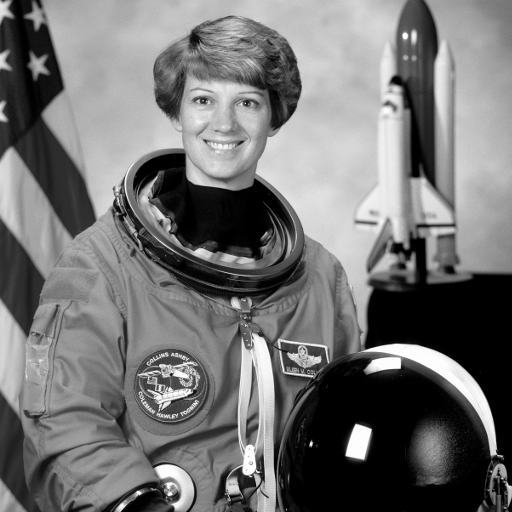
#> input picture data/astronaut.png, 512 x 512 px
$ jupyter execute --allow-errors task3.ipynb   (shell and % lines are left out)
#> lines starting #> are read from the running program, lines starting #| are printed output that depends on the picture
# <a id="#">Task 3 – Mean, median, and Gaussian filtering</a>

[cell 1]
import numpy
import matplotlib.pyplot as plt

---

## Linear filtering by convolution (mean filter)

**<a id="#">Task 3.1.1.</a>** Load the image `data/astronaut.png` and show it:

[cell 2]
astr = plt.imread("data/astronaut.png")
#> astr is the input picture: shape (512, 512) float32; min 0, max 1, mean 0.451
plt.figure()
plt.imshow(astr, "gray")
plt.colorbar()
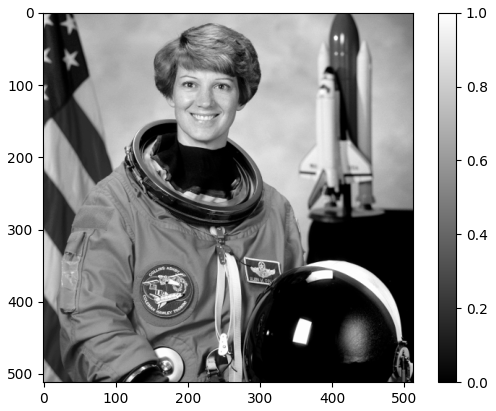
#> figure drawn by matplotlib, 2 panels

**<a id="#">Task 3.1.2.</a>** Implement a mean filter:

[cell 3]
img = astr.copy()
def meanfilter2(img, size):
#> called with size = 3
    n = (size-1)//2
    N = 2*n + 1
    result = numpy.zeros(img.shape)

    for p in numpy.ndindex(img.shape[0]-2*n, img.shape[1]-2*n):

        values = img[p[0]:p[0]+N, p[1]:p[1]+N]
        mean = values.sum() / (N*N)
        result[p[0]+n, p[1]+n] = mean
#> this loop made 260100 passes
#> mean on passes 1 to 3: 0.56, 0.476, 0.452

    return result

**<a id="#">Task 3.1.3.</a>** Test your implementation from above by using the function `meanfilter` for the previously loaded image and show the result:

[cell 4]
plt.imshow(meanfilter2(astr, 3))

**<a id="#">Task 3.1.4.</a>** Compare your result for filter size `5` with the correct result image `data/astronaut_meanfilter5.png`:

[cell 5]
correct_result = plt.imread("data/astronaut_meanfilter5.png")
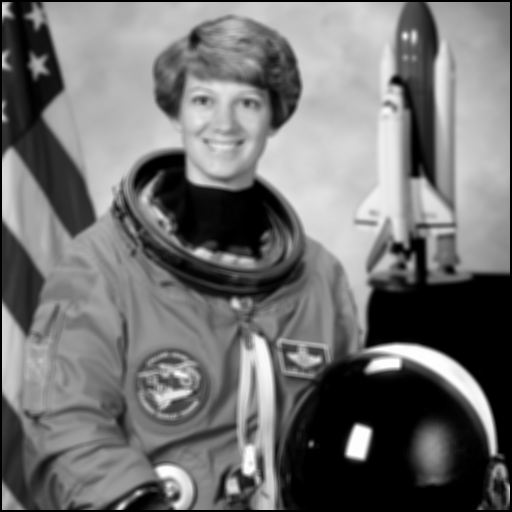
#> input picture data/astronaut_meanfilter5.png, 512 x 512 px
#> correct_result is the input picture: shape (512, 512) float32; min 0, max 0.994, mean 0.444

assert numpy.allclose((meanfilter2(img, 5)), correct_result, atol=1/255)
# atol=1/255 spezifiziert die Toleranz für die maximale Abweichung pro Pixel

---

## Non-linear filtering

**<a id="#">Task 3.2.1.</a>** Implement a median filter:

[cell 6]
def medianfilter(img, size):
#> called with size = 3
    n = (size-1)//2
    N = 2*n + 1
    result = numpy.zeros(img.shape)

    for p in numpy.ndindex(img.shape[0]-2*n, img.shape[1]-2*n):

        values = img[p[0]:p[0]+N, p[1]:p[1]+N].flatten()
        values.sort(0)
        result[p[0]+n, p[1]+n] = values[len(values)//2]
#> this loop made 260100 passes

    return result

**<a id="#">Task 3.2.2.</a>** First, test your implementation from above by using the function `medianfilter` for the previously loaded image and show the result:

[cell 7]
plt.imshow(medianfilter(img, 3))

Then, compare your result for filter size `5` with the correct result image `data/astronaut_medianfilter5.png`:

[cell 8]
meadian_correct = plt.imread("data/astronaut_medianfilter5.png")
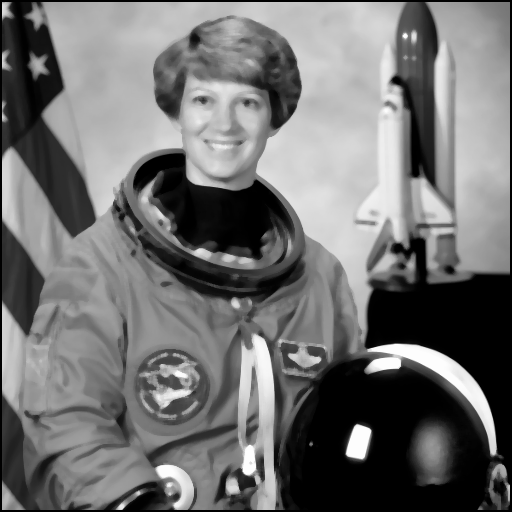
#> input picture data/astronaut_medianfilter5.png, 512 x 512 px
#> meadian_correct is the input picture: shape (512, 512) float32; min 0, max 0.992, mean 0.444

assert numpy.allclose((medianfilter(img, 5)), meadian_correct, atol=1/255)
# atol=1/255 spezifiziert die Toleranz für die maximale Abweichung pro Pixel

---

## Using pre-implemented filters

**<a id="#">Task 3.3.1.</a>** Load the package `scipy.ndimage`:

[cell 9]
import scipy.ndimage
ast = astr

**<a id="#">Task 3.3.2 (a).</a>** Apply a **mean filter** from `scipy.ndimage` to the loaded image:

[cell 10]
plt.imshow(scipy.ndimage.uniform_filter(ast, 3))
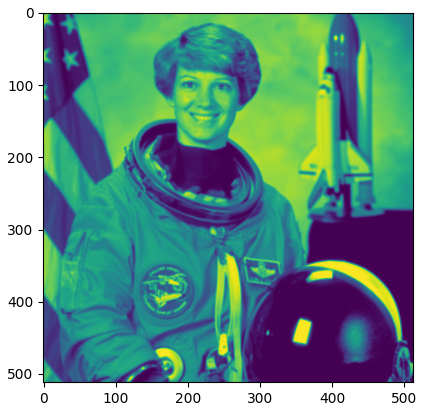
#> figure drawn by matplotlib, 1 panel

**<a id="#">Task 3.3.2 (b).</a>** Apply a **median filter** from `scipy.ndimage` to the loaded image:

[cell 11]
plt.imshow(scipy.ndimage.median_filter(ast, 5))

**<a id="#">Task 3.3.2 (c).</a>** Apply a **Gaussian filter** from `scipy.ndimage` to the loaded image:

[cell 12]
plt.imshow(scipy.ndimage.gaussian_filter(ast, 5))
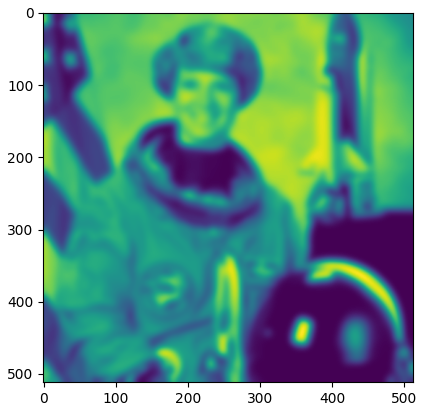
#> figure drawn by matplotlib, 1 panel

**<a id="#">Task 3.3.3.</a>** Compare the results obtained using the functions from `scipy.ndimage` with those you obtained using your own implementations. What are the main differences? Do you have an explanation?

Der Gaußfilter macht das Bild deutlich unschärfer als die anderen Filter.

---

## Slicing and benchmarking (Bonus)

**<a id="#">Task 3.4.2.</a>** Implement either a mean filter or a median filter using only a single `for`-loop:

[cell 13]
def fastfilter(img_in, size):
#> called with size = 3
    result = numpy.zeros(img_in.shape)
    n = (size - 1) // 2  # Nachbarschaftsradius

    h, w = img_in.shape
#> h = 512; w = 512

    for y, x in numpy.ndindex(img_in.shape):

        # Randbehandlung
        if y < n or y >= h - n or x < n or x >= w - n:
            result[y, x] = 0
        else:
            # Nachbarschaft als Slice
            neighborhood = img_in[y-n:y+n+1, x-n:x+n+1]

            # Mittelwert direkt berechnen
            result[y, x] = neighborhood.mean()

    return result

**<a id="#">Task 3.4.3.</a>** First, test your implementation from above by using the function `fastfilter` for the previously loaded image and show the result:

[cell 14]
plt.imshow(fastfilter(astr, 3))

Then, compare your result to those obtained using your implementation for either `meanfilter` or `medianfilter`, respectively:

[cell 15]
fast = fastfilter(astr, 3)
#> (the rest of this cell did not finish here and is left out)

**<a id="#">Task 3.4.4.</a>** Benchmark the code run times:

[cell 16]
fastfilter(astr, 5)
# 2.16 s ± 60.6 ms per loop (mean ± std. dev. of 7 runs, 1 loop each)

#> (a cell that did not finish here is left out)

**<a id="#">Task 3.4.5.</a>** Document your observations regarding the benchmarking results and try to think of an explanation:

fastfilter ist spürbar schneller, obwohl der Code viel einfacher ist

[cell 18]
# alte Lösung des Meanfilters:

def meanfilter(img_in, size):
#> called with size = 3
    result = numpy.zeros(img_in.shape)
    n = (size - 1) // 2 # Nachbarschaftsradius
    for p in numpy.ndindex(img_in.shape):
        neighborhood_sum = 0

        for q in numpy.ndindex(size, size):
            y = q[0]+p[0]-n
            x = q[1]+p[1]-n

            if y < img_in.shape[0] and y>=0 and x>=0 and x< img_in.shape[1]:
                neighborhood_sum += img_in[y,x]
            else:
                neighborhood_sum = 0
                break

        result[p] = neighborhood_sum/(size**2)
    return result

plt.imshow(meanfilter(astr, 3))

img1= meanfilter(astr, 5)
img2= plt.imread("data/astronaut_meanfilter5.png")

assert numpy.allclose(img1, img2, atol=1/255)

[cell 19]
# alte Lösung des Medianfilters:
def medianfilter(img_in, size):
#> called with size = 3
    result = numpy.zeros(img_in.shape)
    n = (size - 1) // 2

    for p in numpy.ndindex(img_in.shape):
        neighborhood_list = []

        for q in numpy.ndindex(size, size):
            y = q[0] + p[0] - n
            x = q[1] + p[1] - n

            if 0 <= y < img_in.shape[0] and 0 <= x < img_in.shape[1]:
                neighborhood_list.append(img_in[y, x]) # neues Element meiner Liste hinzufügen
            else:
                neighborhood_list = []
                break
        if len(neighborhood_list)>0:
            # result[p] = numpy.median(neighborhood_list)
            neighborhood_list.sort() # Liste sortiern
            m = len(neighborhood_list)
            mid = m//2

            if m % 2 == 1:
                result[p] = neighborhood_list[mid] # ungerade Anzahl
            else:                             #  gerade Anzahl
                result[p] = (neighborhood_list[mid - 1] +
                              neighborhood_list[mid]) / 2

    return result

plt.imshow(medianfilter(astr, 3))

img3 = medianfilter(astr, 5)
img4= plt.imread("data/astronaut_medianfilter5.png")

assert numpy.allclose(img3, img4, atol=1/255)
# atol=1/255 spezifiziert die Toleranz für die maximale Abweichung pro Pixel
